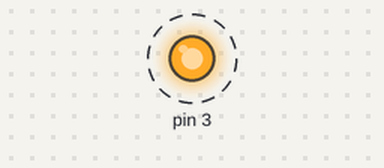
A program run on a simulated Raspberry Pi (header pin numbers). Parts: output pins drawn as LEDs (lit = HIGH). Dashed ring = blinking.

Above: at 0.5 s.
Timing chart, 0 to 4.6 s (numbered marks = the images above):
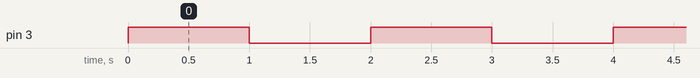

Measured:
- by itself, pin 3: alternates HIGH for 1.0 s and LOW for 1.0 s

The program:

02__led_blink.py
```python
import RPi.GPIO as GPIO
import time

GPIO.setmode(GPIO.BOARD)
GPIO.setup(3, GPIO.OUT)

while True:
    GPIO.output(3, True)
    time.sleep(1) #Put time in seconds
    GPIO.output(3, False)
    time.sleep(1)
```
